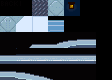

A level layout from a 2D game, rendered from its tile map. Below: a short description, then the map file with its tile-grid data intact:
An orthogonal 7x5 tile map with 16x16 px tiles, 7 tile layers (Back, Back2, Buildings, Buildings2, ...) and 1 object (TileData).

<map version="1.10" tiledversion="1.11.2" orientation="orthogonal" renderorder="right-down" compressionlevel="0" width="7" height="5" tilewidth="16" tileheight="16" infinite="0" nextlayerid="15" nextobjectid="354">
 <properties>
  <property name="DayTiles" value="Front 44 31 369 Front 90 35 369" />
  <property name="Fall_Objects" value="372 .9 382 .6" />
  <property name="Light" value="44 31 4 90 35 4 44 32 6 90 36 6" />
  <property name="NightTiles" value="Front 44 31 368 Front 90 35 368" />
  <property name="Outdoors" value="T" />
  <property name="Spring_Objects" value="372 .9" />
  <property name="Summer_Objects" value="372 .9 394 .5" />
  <property name="Warp" value="38 -1 Town 54 108 39 -1 Town 54 108 40 -1 Town 54 108 67 -1 Town 94 109" />
  <property name="Winter_Objects" value="392 .8" />
  <property name="forceLoadPathLayerLights" value="T" />
 </properties>
 <tileset firstgid="1" source="../../Develope/submarin_outside/p.tsx" />
 <layer id="1" name="Back" width="7" height="5">
  <data encoding="csv">
0,0,0,0,0,0,0,
0,0,0,0,0,0,0,
0,0,0,0,0,0,0,
0,0,0,0,0,0,0,
0,0,0,0,0,0,0
</data>
 </layer>
 <layer id="2" name="Back2" width="7" height="5">
  <properties>
   <property name="Draw" value="Back" />
  </properties>
  <data encoding="csv">
0,0,0,0,0,0,0,
0,0,0,0,0,0,0,
0,0,0,0,0,0,0,
0,0,0,0,0,0,0,
0,0,0,0,0,0,0
</data>
 </layer>
 <layer id="3" name="Buildings" width="7" height="5">
  <data encoding="csv">
0,0,0,0,0,0,0,
0,0,0,46,0,0,0,
0,0,0,0,0,0,0,
0,0,0,0,0,0,0,
0,0,0,0,0,0,0
</data>
 </layer>
 <layer id="4" name="Buildings2" width="7" height="5">
  <properties>
   <property name="Draw" value="Buildings" />
  </properties>
  <data encoding="csv">
0,0,0,0,0,0,0,
0,0,0,0,0,0,0,
0,0,0,0,0,0,0,
0,0,0,0,0,0,0,
0,0,0,0,0,0,0
</data>
 </layer>
 <layer id="5" name="Front" width="7" height="5">
  <data encoding="csv">
1,2,3,4,5,0,0,
8,9,10,11,12,13,0,
15,16,17,18,19,20,0,
22,23,24,25,26,27,0,
29,30,31,32,33,34,0
</data>
 </layer>
 <layer id="6" name="AlwaysFront" width="7" height="5">
  <data encoding="csv">
0,0,0,7,0,0,0,
0,0,0,0,0,0,0,
0,0,0,0,0,0,0,
0,0,0,0,0,0,0,
0,0,0,0,0,0,0
</data>
 </layer>
 <layer id="7" name="Paths" width="7" height="5">
  <data encoding="csv">
0,0,0,0,0,0,0,
0,0,0,0,0,0,0,
0,0,0,0,0,0,0,
0,0,0,0,0,0,0,
0,0,0,0,0,0,0
</data>
 </layer>
 <objectgroup id="8" name="Back" />
 <objectgroup id="9" name="Back2" />
 <objectgroup id="10" name="Buildings">
  <object id="345" name="TileData" x="48" y="16" width="16" height="16">
   <properties>
    <property name="Action" value="TouchAction Warp BasakToasts.LuyaSubmarine 16 12" />
   </properties>
  </object>
 </objectgroup>
 <objectgroup id="11" name="Buildings2" />
 <objectgroup id="12" name="Front" />
 <objectgroup id="13" name="AlwaysFront" />
 <objectgroup id="14" name="Paths" />
</map>
